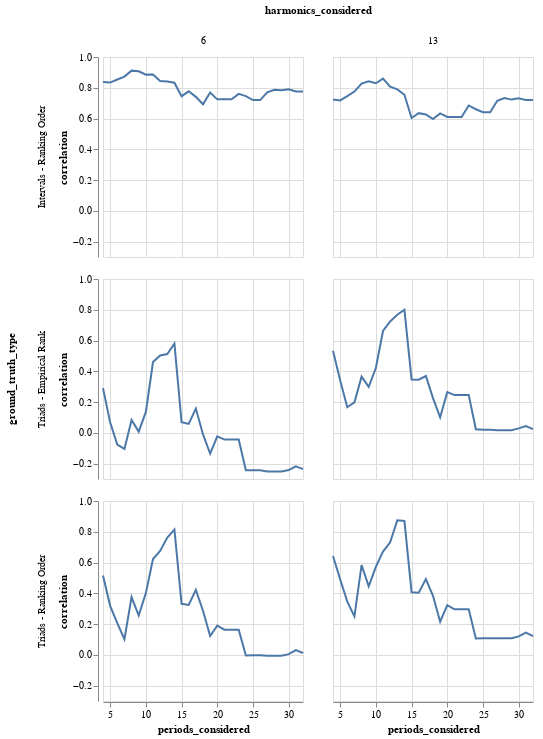

Notebook source saved alongside this figure:
### Code cell
alt.Chart(final_combined_df).mark_line().encode(
    x='periods_considered:Q',
    y='correlation',
    

).properties(width=200,height=200).facet(column='harmonics_considered', row='ground_truth_type')

### Figure 1 — Vega-Lite specification as saved in the notebook (floating-point values rounded to 4 significant figures; data arrays with more than 128 entries replaced by an {"elided": "..."} marker saying what was removed)
{"config": {"view": {"continuousWidth": 300, "continuousHeight": 300}}, "data": {"name": "data-5c2adb2fdd67566ffb3bf12275d633a2"}, "facet": {"column": {"field": "harmonics_considered", "type": "quantitative"}, "row": {"field": "ground_truth_type", "type": "nominal"}}, "spec": {"mark": {"type": "line"}, "encoding": {"x": {"field": "periods_considered", "type": "quantitative"}, "y": {"field": "correlation", "type": "quantitative"}}, "height": 200, "width": 200}, "$schema": "https://vega.github.io/schema/vega-lite/v5.20.1.json", "datasets": {"data-5c2adb2fdd67566ffb3bf12275d633a2": {"elided": "174 records"}}}
